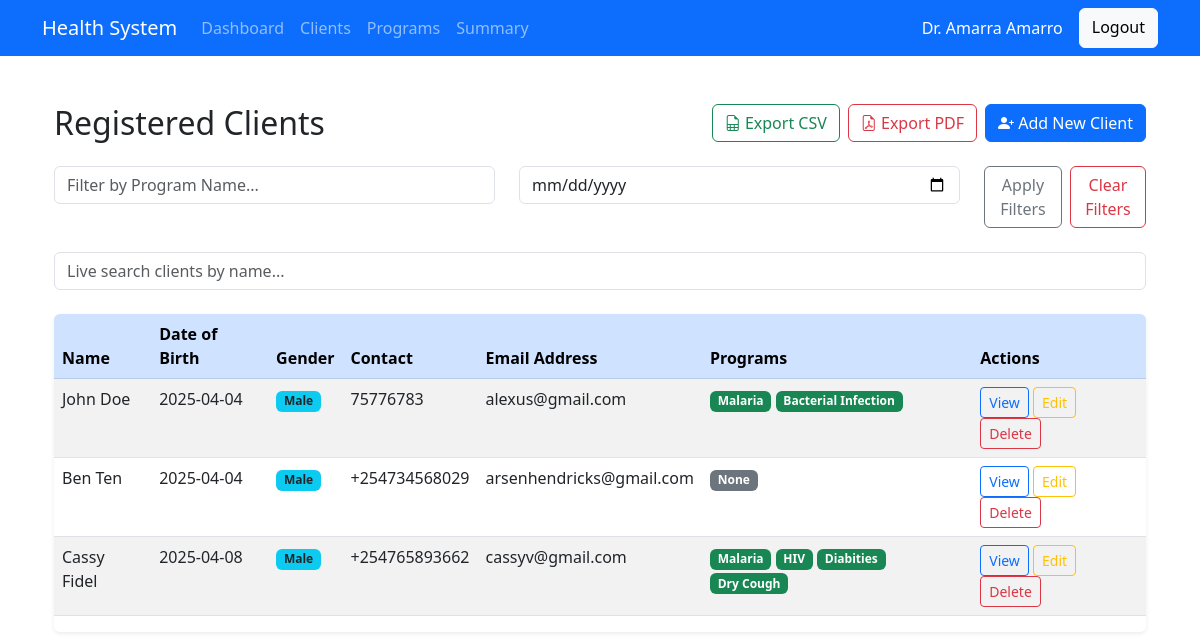
Screenshot of /clients (signed in) with the database file from the repository.
### models.py (models this page shows)
class Client(db.Model):
    id = db.Column(db.Integer, primary_key=True)
    name = db.Column(db.String(100), nullable=False)
    dob = db.Column(db.String(20), nullable=False)
    gender = db.Column(db.String(20), nullable=False)
    contact = db.Column(db.String(50), nullable=False)
    address = db.Column(db.String(255), nullable=False)
    programs = db.relationship('ProgramModel', secondary=enrollments, back_populates='clients')

class ProgramModel(db.Model):
    id = db.Column(db.Integer, primary_key=True)
    name = db.Column(db.String(100), nullable=False)
    created_by = db.Column(db.Integer, db.ForeignKey('doctor.id'), nullable=False)
    clients = db.relationship('Client', secondary=enrollments, back_populates='programs')

### app.py (the view)
@app.route('/clients')
def clients_page():
    if not session.get('logged_in'):
        return redirect(url_for('login'))
    query = request.args.get('search', '')
    if query:
        clients = Client.query.filter(Client.name.ilike(f"%{query}%")).all()
    else:
        clients = Client.query.all()
    if request.headers.get('X-Requested-With') == 'XMLHttpRequest':
        return render_template('partials/client_list.html', clients=clients)
    return render_template('clients_page.html', clients=clients, query=query)

### templates/clients_page.html (shortened to what this page needs)
{% extends 'base.html' %}
{% block content %}
<div class="container mt-5">
    <div class="d-flex justify-content-between align-items-center mb-4">
        <h2 class="mb-0">Registered Clients</h2>
        <div class="d-flex gap-2">
            <a id="exportCsvBtn" href="{{ url_for('download_clients_csv') }}" class="btn btn-outline-success">
                <i class="bi bi-file-earmark-spreadsheet"></i> Export CSV
            </a>
            <a id="exportPdfBtn" href="{{ url_for('download_clients_pdf') }}" class="btn btn-outline-danger">
                <i class="bi bi-file-earmark-pdf"></i> Export PDF
            </a>
            <a href="{{ url_for('register_client') }}" class="btn btn-primary">
                <i class="bi bi-person-plus-fill"></i> Add New Client
            </a>
        </div>
    </div>
    <form class="row mb-4" id="filterForm">
        <div class="col-md-5">
            <input type="text" class="form-control" id="programFilter" placeholder="Filter by Program Name...">
        </div>
        <div class="col-md-5">
            <input type="date" class="form-control" id="afterDateFilter">
        </div>
        <div class="col-md-2 d-flex gap-2">
            <button type="submit" class="btn btn-outline-secondary">Apply Filters</button>
            <button type="button" class="btn btn-outline-danger" onclick="clearFilters()">Clear Filters</button>
        </div>
    </form>
    <div class="input-group mb-4">
        <input type="text" id="searchInput" class="form-control" placeholder="Live search clients by name...">
    </div>
    <div class="table-responsive shadow-sm rounded">
        <table class="table table-striped table-hover">
            <thead class="table-primary">
                <tr>
                    <th>Name</th>
                    <th>Date of Birth</th>
                    <th>Gender</th>
                    <th>Contact</th>
                    <th>Email Address</th>
                    <th>Programs</th>
                    <th>Actions</th>
                </tr>
            </thead>
            <tbody id="clientsTable">
                {% for client in clients %}
                <tr data-programs="{{ client.programs | map(attribute='name') | join(', ') | lower }}" data-dob="{{ client.dob }}">
                    <td>{{ client.name }}</td>
                    <td>{{ client.dob }}</td>
                    <td><span class="badge bg-info text-dark">{{ client.gender }}</span></td>
                    <td>{{ client.contact }}</td>
                    <td>{{ client.address }}</td>
                    <td>
                        {% if client.programs %}
                            {% for program in client.programs %}
                                <span class="badge bg-success">{{ program.name }}</span>
                            {% endfor %}
                        {% else %}
                            <span class="badge bg-secondary">None</span>
                        {% endif %}
                    </td>
                    <td>
                        <a href="{{ url_for('view_client', client_id=client.id) }}" class="btn btn-sm btn-outline-primary">View</a>
                        <a href="{{ url_for('edit_client', client_id=client.id) }}" class="btn btn-sm btn-outline-warning">Edit</a>
                        <a href="{{ url_for('delete_client', client_id=client.id) }}" class="btn btn-sm btn-outline-danger" onclick="return confirm('Are you sure you want to delete this client?');">Delete</a>
                    </td>
                </tr>
                {% endfor %}
            </tbody>
        </table>
    </div>
</div>
{% endblock %}

### rows the page displays
Client: name "John Doe", dob "2025-04-04", gender "Male", contact "75776783", address "alexus@gmail.com"
ProgramModel: name "Malaria"
ProgramModel: name "Bacterial Infection"
Client: name "Ben Ten", dob "2025-04-04", gender "Male", contact "+254734568029", address "arsenhendricks@gmail.com", shows "None"
Client: name "Cassy Fidel", dob "2025-04-08", gender "Male", contact "+254765893662", address "cassyv@gmail.com"
ProgramModel: name "HIV"
ProgramModel: name "Diabities"
ProgramModel: name "Dry Cough"

### other values shown
{{ session['doctor'] }} "Amarra Amarro"
